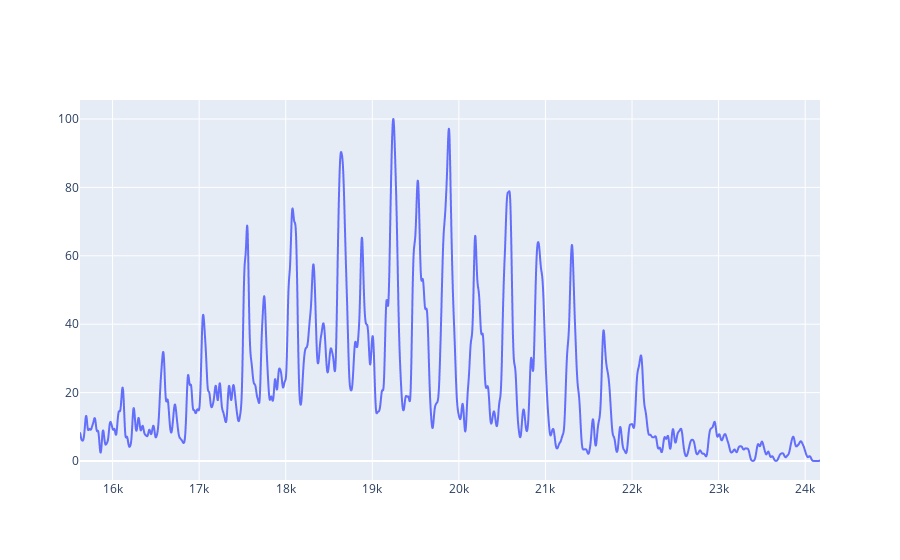

Notebook cell for this chart:
### Code cell
filename = 'data/degQMSMS-chargeStripped.txt'
grain_param = 10
poly_order_param = 5
smoothes_param = 2
window_len_param = 10
simul_peak_fwhh = 75

ms = MassSpectrum()

ms.read_text_file(filename, grain=grain_param, normalisationtype='bpi')

# smoothing and value changes
ms.smoothingSG(poly_order=poly_order_param, smoothes=smoothes_param, window_len=window_len_param)
ms.normalisation_bpi()
# #ms.select_ms_range(4200,9000)

fig = go.Figure()
fig.add_trace(go.Scattergl(
    x = ms.xvals,
    y = ms.yvals,
    mode='lines',
))

# fig = plt.figure(figsize=(12, 8))
# ax = plt.subplot(111)
# ms.plot_simulated_spectrum_simple(ax, color=tableau20[0])

#plt.show()
#plotly_fig = tls.mpl_to_plotly( fig )
#iplot(plotly_fig)

### Figure 1 — Plotly figure (JSON) as saved in the notebook; plotly's stock layout.template omitted (floating-point values rounded to 4 significant figures; data arrays with more than 128 entries replaced by an {"elided": "..."} marker saying what was removed)
{"data": [{"mode": "lines", "type": "scattergl", "x": {"elided": "4116 float values"}, "y": {"elided": "4116 float values"}}], "layout": {}}
